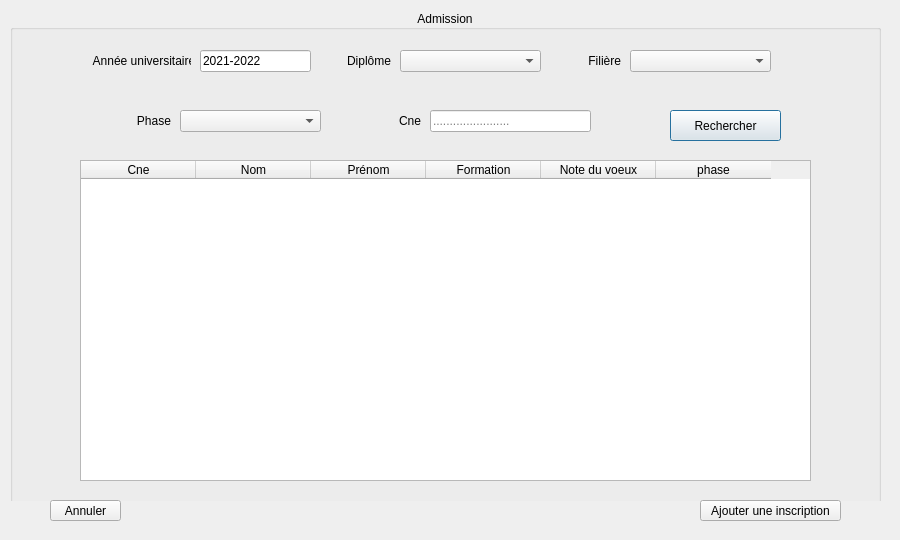
<?xml version="1.0" encoding="UTF-8"?>
<ui version="4.0">
 <class>Dialog</class>
 <widget class="QDialog" name="Dialog">
  <property name="geometry">
   <rect>
    <x>0</x>
    <y>0</y>
    <width>900</width>
    <height>540</height>
   </rect>
  </property>
  <property name="windowTitle">
   <string>Dialog</string>
  </property>
  <widget class="QWidget" name="widget" native="true">
   <property name="geometry">
    <rect>
     <x>0</x>
     <y>0</y>
     <width>901</width>
     <height>501</height>
    </rect>
   </property>
   <property name="styleSheet">
    <string notr="true"/>
   </property>
   <widget class="QGroupBox" name="groupBox">
    <property name="geometry">
     <rect>
      <x>10</x>
      <y>10</y>
      <width>871</width>
      <height>501</height>
     </rect>
    </property>
    <property name="title">
     <string>Admission</string>
    </property>
    <property name="alignment">
     <set>Qt::AlignCenter</set>
    </property>
    <property name="flat">
     <bool>true</bool>
    </property>
    <property name="checkable">
     <bool>false</bool>
    </property>
    <widget class="QLabel" name="label">
     <property name="geometry">
      <rect>
       <x>70</x>
       <y>40</y>
       <width>111</width>
       <height>21</height>
      </rect>
     </property>
     <property name="text">
      <string>    Année universitaire</string>
     </property>
    </widget>
    <widget class="QLabel" name="label_2">
     <property name="geometry">
      <rect>
       <x>320</x>
       <y>40</y>
       <width>61</width>
       <height>21</height>
      </rect>
     </property>
     <property name="text">
      <string>Diplôme</string>
     </property>
     <property name="alignment">
      <set>Qt::AlignRight|Qt::AlignTrailing|Qt::AlignVCenter</set>
     </property>
    </widget>
    <widget class="QComboBox" name="diplome">
     <property name="geometry">
      <rect>
       <x>390</x>
       <y>40</y>
       <width>141</width>
       <height>22</height>
      </rect>
     </property>
    </widget>
    <widget class="QComboBox" name="filier">
     <property name="geometry">
      <rect>
       <x>620</x>
       <y>40</y>
       <width>141</width>
       <height>22</height>
      </rect>
     </property>
    </widget>
    <widget class="QLabel" name="label_3">
     <property name="geometry">
      <rect>
       <x>570</x>
       <y>40</y>
       <width>41</width>
       <height>21</height>
      </rect>
     </property>
     <property name="text">
      <string>Filière</string>
     </property>
     <property name="alignment">
      <set>Qt::AlignRight|Qt::AlignTrailing|Qt::AlignVCenter</set>
     </property>
    </widget>
    <widget class="QLabel" name="label_4">
     <property name="geometry">
      <rect>
       <x>90</x>
       <y>100</y>
       <width>71</width>
       <height>21</height>
      </rect>
     </property>
     <property name="text">
      <string>Phase</string>
     </property>
     <property name="alignment">
      <set>Qt::AlignRight|Qt::AlignTrailing|Qt::AlignVCenter</set>
     </property>
    </widget>
    <widget class="QComboBox" name="phase">
     <property name="geometry">
      <rect>
       <x>170</x>
       <y>100</y>
       <width>141</width>
       <height>22</height>
      </rect>
     </property>
    </widget>
    <widget class="QLineEdit" name="CNe">
     <property name="geometry">
      <rect>
       <x>420</x>
       <y>100</y>
       <width>161</width>
       <height>22</height>
      </rect>
     </property>
     <property name="inputMask">
      <string>&gt;NNNNNNNNNNNNNNNN</string>
     </property>
     <property name="echoMode">
      <enum>QLineEdit::Normal</enum>
     </property>
     <property name="placeholderText">
      <string>.......................</string>
     </property>
    </widget>
    <widget class="QLabel" name="label_5">
     <property name="geometry">
      <rect>
       <x>360</x>
       <y>100</y>
       <width>51</width>
       <height>21</height>
      </rect>
     </property>
     <property name="text">
      <string>Cne</string>
     </property>
     <property name="alignment">
      <set>Qt::AlignRight|Qt::AlignTrailing|Qt::AlignVCenter</set>
     </property>
    </widget>
    <widget class="QPushButton" name="chercher">
     <property name="geometry">
      <rect>
       <x>660</x>
       <y>100</y>
       <width>111</width>
       <height>31</height>
      </rect>
     </property>
     <property name="text">
      <string>Rechercher</string>
     </property>
    </widget>
    <widget class="QTableWidget" name="tableWidget">
     <property name="geometry">
      <rect>
       <x>70</x>
       <y>150</y>
       <width>731</width>
       <height>321</height>
      </rect>
     </property>
     <property name="editTriggers">
      <set>QAbstractItemView::NoEditTriggers</set>
     </property>
     <property name="selectionMode">
      <enum>QAbstractItemView::SingleSelection</enum>
     </property>
     <property name="selectionBehavior">
      <enum>QAbstractItemView::SelectRows</enum>
     </property>
     <property name="cornerButtonEnabled">
      <bool>true</bool>
     </property>
     <attribute name="horizontalHeaderDefaultSectionSize">
      <number>115</number>
     </attribute>
     <column>
      <property name="text">
       <string>Cne</string>
      </property>
     </column>
     <column>
      <property name="text">
       <string>Nom</string>
      </property>
     </column>
     <column>
      <property name="text">
       <string>Prénom</string>
      </property>
     </column>
     <column>
      <property name="text">
       <string>Formation</string>
      </property>
     </column>
     <column>
      <property name="text">
       <string>Note du voeux</string>
      </property>
     </column>
     <column>
      <property name="text">
       <string>phase</string>
      </property>
     </column>
    </widget>
    <widget class="QLineEdit" name="annee">
     <property name="geometry">
      <rect>
       <x>190</x>
       <y>40</y>
       <width>111</width>
       <height>22</height>
      </rect>
     </property>
     <property name="inputMask">
      <string>9999-9999</string>
     </property>
     <property name="text">
      <string>2021-2022</string>
     </property>
     <property name="cursorPosition">
      <number>9</number>
     </property>
     <property name="placeholderText">
      <string>.......................</string>
     </property>
    </widget>
   </widget>
  </widget>
  <widget class="QPushButton" name="Retour">
   <property name="geometry">
    <rect>
     <x>50</x>
     <y>500</y>
     <width>71</width>
     <height>21</height>
    </rect>
   </property>
   <property name="text">
    <string>Annuler</string>
   </property>
  </widget>
  <widget class="QPushButton" name="AjouterIncrit">
   <property name="geometry">
    <rect>
     <x>700</x>
     <y>500</y>
     <width>141</width>
     <height>21</height>
    </rect>
   </property>
   <property name="text">
    <string>Ajouter une inscription</string>
   </property>
  </widget>
  <widget class="QLabel" name="labelEror">
   <property name="geometry">
    <rect>
     <x>280</x>
     <y>500</y>
     <width>411</width>
     <height>20</height>
    </rect>
   </property>
   <property name="styleSheet">
    <string notr="true">color: rgb(255, 255, 0);
font: 75 8pt &quot;Nirmala UI&quot;;</string>
   </property>
   <property name="text">
    <string/>
   </property>
   <property name="alignment">
    <set>Qt::AlignRight|Qt::AlignTrailing|Qt::AlignVCenter</set>
   </property>
  </widget>
 </widget>
 <resources/>
 <connections/>
</ui>
